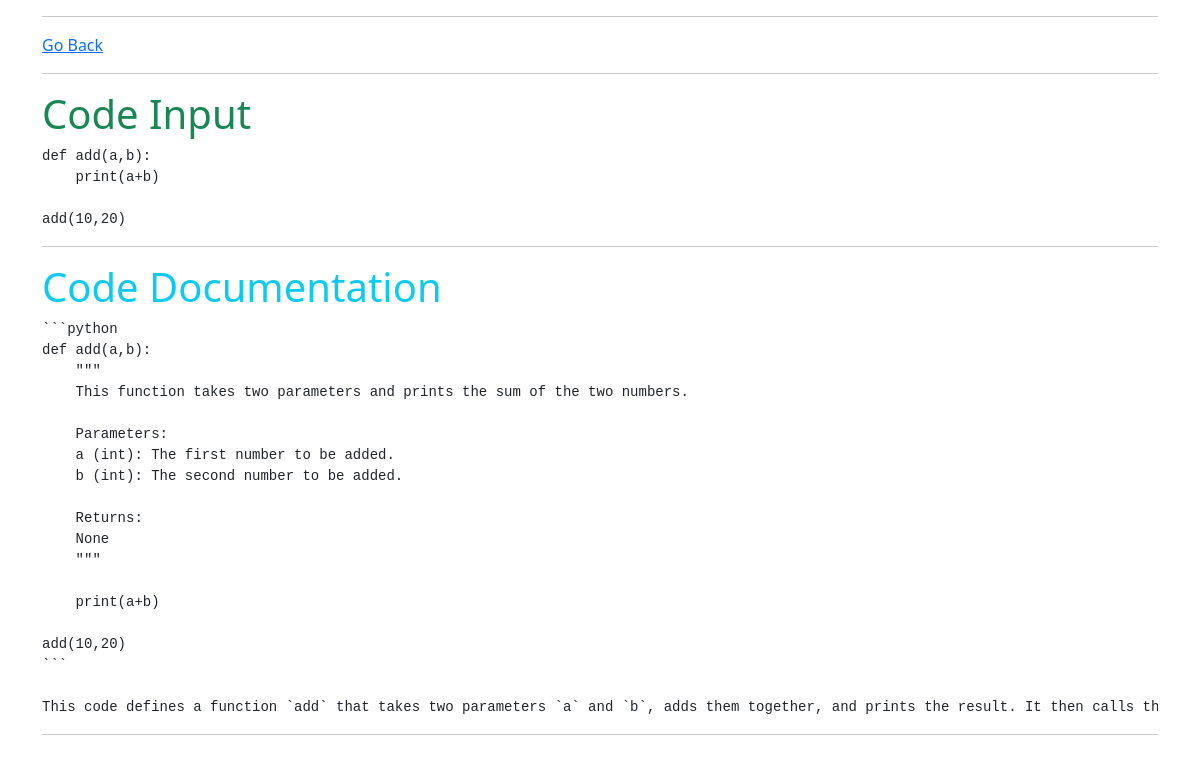
/detail/1, run on the app's committed database.
### app/models.py (models this page shows)
class CodeSnippet(models.Model):
    code = models.TextField()
    documentation=models.TextField(blank=True,null=True)
    created_at=models.DateTimeField(auto_now_add=True)

### app/views.py (the view)
# urls.py: path('detail/<int:pk>',views.detail,name='detail')
def detail(request,pk):
    code_snippet=CodeSnippet.objects.get(pk=pk)
    return render(request,'app/detail.html',{'code_snippet':code_snippet})

### templates/app/detail.html (shortened to what this page needs)
<!DOCTYPE html>
<html lang="en">
<head>
    <link href="https://cdn.jsdelivr.net/npm/bootstrap@5.3.3/dist/css/bootstrap.min.css" rel="stylesheet">
</head>
<body>
<div class="container mt-3">
    <hr>
    <a href="/">Go Back</a>
    <hr>
   <h1 class="mt-3 text-success">Code Input</h1>
   <pre>{{code_snippet.code}}</pre>
   <hr>
   <h1 class="mt-3 text-info">Code Documentation</h1>
   <pre>{{code_snippet.documentation}}</pre>
   <hr>
</div>
</body>
</html>

### data on the page
CodeSnippet: code "def add(a,b): print(a+b) add(10,20)", documentation "```python def add(a,b): \"\"\" This function takes two parameters and prints the sum of the two numbers. Parameters: a (int): The first number to be added. b (int): The second number to be added. Returns: None \"\"\" print(a+b) add(10,20) ``` This code defines a function `add` that takes two parameters `a` and `b`, adds them together, and prints the result. It then calls…"
